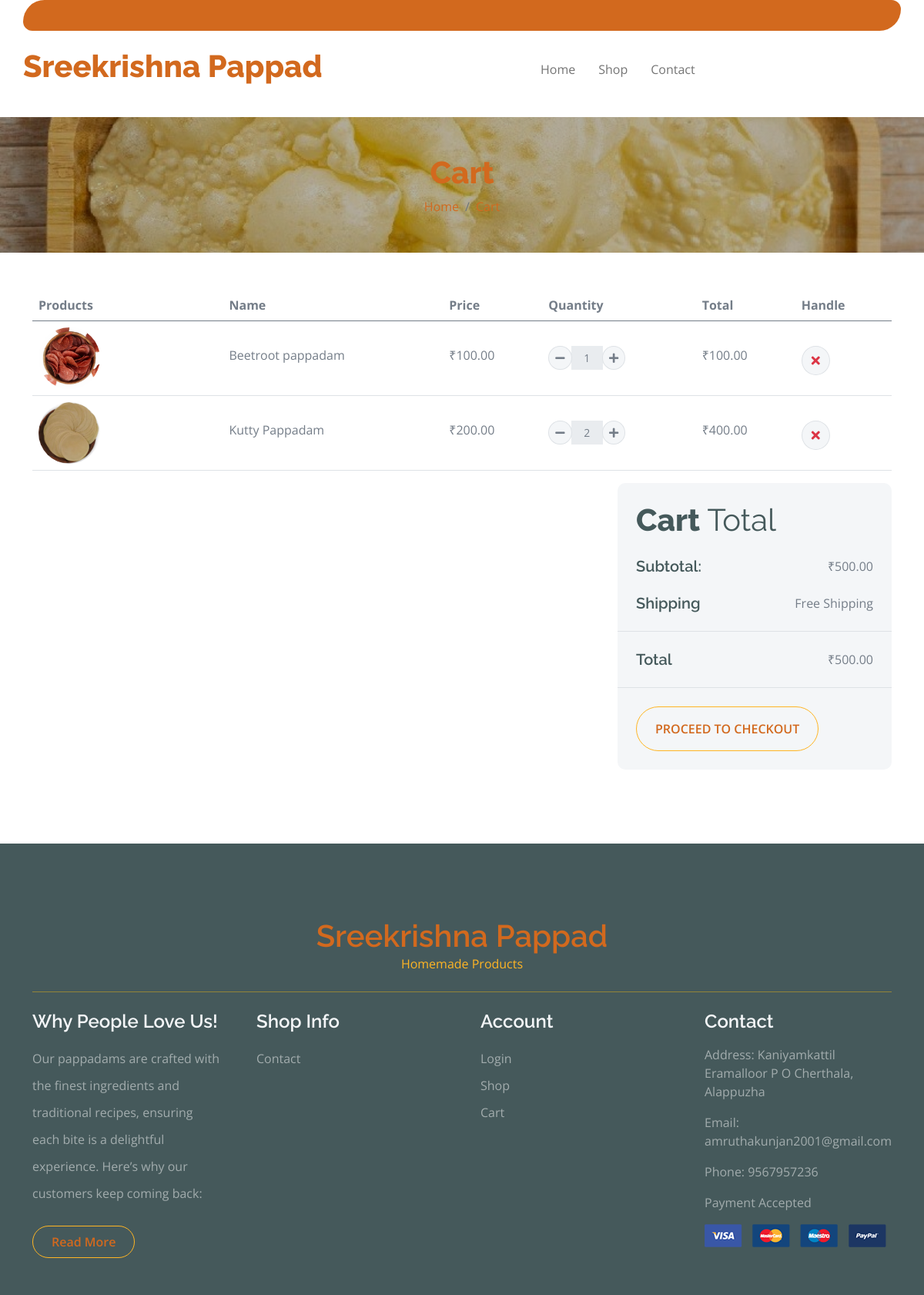
Screenshot of /cart/ (signed in) with the database file from the repository.
### myapp/models.py (models this page shows, shortened)
class CartItem(models.Model):
    user = models.ForeignKey(User, on_delete=models.CASCADE, related_name='cart_items')
    product = models.ForeignKey(Product, on_delete=models.CASCADE)
    quantity = models.PositiveIntegerField(default=1)
    added_on = models.DateTimeField(auto_now_add=True)

class Product(models.Model):
    CATEGORY_CHOICES = [
        ('masala pappad', 'Masala Pappad'),
        ('pepper pappad', 'Pepper Pappad'),
        ('mini pappad', 'Mini Pappad'),
        ('pappad', 'Pappad'),
        ('beetroot pappad', 'Beetroot Pappad'),
        ('all', 'All')
    ]
    category = models.CharField(max_length=20, choices=CATEGORY_CHOICES)
    name = models.CharField(max_length=200)
    description = models.TextField()
    price = models.DecimalField(max_digits=10, decimal_places=2)
    stock = models.PositiveIntegerField()
    image = models.ImageField(upload_to='product_images/', blank=True, null=True)
    created_at = models.DateTimeField(auto_now_add=True)
    updated_at = models.DateTimeField(auto_now=True)
    is_active = models.BooleanField(default=True)
    is_deleted = models.BooleanField(default=False)

### myapp/views.py (the view, shortened to what this page needs)
# urls.py: path('cart/', views.cart_detail, name='cart'),
def cart_detail(request):
    if not request.user.is_authenticated:
        messages.info(request, "Please log in to view your cart.")
        return redirect('login')
    cart_items = CartItem.objects.filter(user=request.user).select_related('product')
    if not cart_items:
        return render(request, 'cart.html', {'empty_cart': True})
    item_totals = []
    total_amount = 0
    for item in cart_items:
        total_price = item.product.price * item.quantity
        item_totals.append({'item': item, 'total_price': total_price})
        total_amount += total_price
    return render(request, 'cart.html', {'item_totals': item_totals, 'total_amount': total_amount})

### template/cart.html (shortened to what this page needs)
{% load static %}
<!DOCTYPE html>
<html lang="en">
    <head>
        <link rel="stylesheet" href="https://use.fontawesome.com/releases/v5.15.4/css/all.css"/>
        <link href="https://cdn.jsdelivr.net/npm/bootstrap-icons@1.4.1/font/bootstrap-icons.css" rel="stylesheet">
        <link href="{% static 'lib/lightbox/css/lightbox.min.css' %}" rel="stylesheet">
        <link href="{% static 'lib/owlcarousel/assets/owl.carousel.min.css' %}" rel="stylesheet">
        <link href="{% static 'css/bootstrap.css' %}" rel="stylesheet">
        <link href="{% static 'css/style.css' %}" rel="stylesheet">
    </head>
    <body>
        <div class="container-fluid fixed-top">
            <div class="container topbar bg-primary d-none d-lg-block">
            </div>
            <div class="container px-0">
                <nav class="navbar navbar-light bg-white navbar-expand-xl">
                    <a href="{% url 'index' %}" class="navbar-brand"><h1 class="text-primary display-6">Sreekrishna Pappad</h1></a>
                    <div class="collapse navbar-collapse bg-white" id="navbarCollapse">
                        <div class="navbar-nav mx-auto">
                            <a href="{% url 'index' %}" class="nav-item nav-link">Home</a>
                            <a href="{% url 'shop' %}" class="nav-item nav-link">Shop</a>
                            <a href="{% url 'contact' %}" class="nav-item nav-link">Contact</a>
                        </div>
                    </div>
                </nav>
            </div>
        </div>
        <div class="container-fluid page-header py-5">
            <h1 class="text-center text-white display-6">Cart</h1>
            <ol class="breadcrumb justify-content-center mb-0">
                <li class="breadcrumb-item"><a href="#">Home</a></li>
                <li class="breadcrumb-item active text-white">Cart</li>
            </ol>
        </div>
        <div class="container py-5">
            {% if empty_cart %}
                <div class="empty-cart-message">
                    <h2 class="text-center">Your cart is empty.</h2>
                    <p class="text-center">
                        <a class="btn btn-light me-3 mb-3" href="{% url 'shop' %}">
                            Start shopping and add items to your cart.
                        </a>
                    </p>
                </div>
            {% else %}
                <div class="table-responsive">
                    <table class="table">
                        <thead>
                          <tr>
                            <th scope="col">Products</th>
                            <th scope="col">Name</th>
                            <th scope="col">Price</th>
                            <th scope="col">Quantity</th>
                            <th scope="col">Total</th>
                            <th scope="col">Handle</th>
                          </tr>
                        </thead>
                        <tbody>
                            {% for i in item_totals %}
                            <tr>
                                <th scope="row">
                                    <div class="d-flex align-items-center">
                                        <img src="{{ i.item.product.image.url }}" class="img-fluid me-5 rounded-circle" style="width: 80px; height: 80px;" alt="">
                                    </div>
                                </th>
                                <td>
                                    <p class="mb-0 mt-4">{{ i.item.product.name }}</p>
                                </td>
                                <td>
                                    <p class="mb-0 mt-4">₹{{ i.item.product.price }}</p>
                                </td>
                                <td>
                                    <form method="post" action="{% url 'cart' %}">
                                        <div class="input-group quantity mt-4" style="width: 100px;">
                                            <div class="input-group-btn">
                                                <button type="button" class="btn btn-sm btn-minus rounded-circle bg-light border" onclick="updateQuantity(this, -1)">
                                                    <i class="fa fa-minus"></i>
                                                </button>
                                            </div>
                                            <input type="text" name="quantity" class="form-control form-control-sm text-center border-0" value="{{ i.item.quantity }}" readonly>
                                            <div class="input-group-btn">
                                                <button type="button" class="btn btn-sm btn-plus rounded-circle bg-light border" onclick="updateQuantity(this, 1)">
                                                    <i class="fa fa-plus"></i>
                                                </button>
                                            </div>
                                        </div>
                                    </form>
                                </td>
                                <td>
                                    <p class="mb-0 mt-4">₹{{ i.total_price }}</p>
                                </td>
                                <td>
                                    <a href="{% url 'remove_from_cart' i.item.product.id %}">
                                        <button type="button" class="btn btn-md rounded-circle bg-light border mt-4">
                                            <i class="fa fa-times text-danger"></i>
                                        </button>
                                    </a>
                                </td>
                            </tr>
                            {% endfor %}
                        </tbody>
                    </table>
                </div>
                <div class="row g-4 justify-content-end">
                    <div class="col-8"></div>
                    <div class="col-sm-8 col-md-7 col-lg-6 col-xl-4">
                        <div class="bg-light rounded">
                            <div class="p-4">
                                <h1 class="display-6 mb-4">Cart <span class="fw-normal">Total</span></h1>
                                <div class="d-flex justify-content-between mb-4">
                                    <h5 class="mb-0 me-4">Subtotal:</h5>
                                    <p class="mb-0">₹{{total_amount}}</p>
                                </div>
                                <div class="d-flex justify-content-between">
                                    <h5 class="mb-0 me-4">Shipping</h5>
                                    <div class="">
                                        <p class="mb-0">Free Shipping</p>
                                    </div>
                                </div>
                            </div>
                            <div class="py-4 mb-4 border-top border-bottom d-flex justify-content-between">
                                <h5 class="mb-0 ps-4 me-4">Total</h5>
                                <p class="mb-0 pe-4">₹{{total_amount}}</p>
                            </div>
                            <a  class="btn border-secondary rounded-pill px-4 py-3 text-primary text-uppercase mb-4 ms-4" href="{% url 'checkout' %}" type="button">Proceed to Checkout</a>
                        </div>
                    </div>
                </div>
                {% endif %}
            </div>
        <div class="container-fluid bg-dark text-white-50 footer pt-5 mt-5">
            <div class="container py-5">
                <div class="pb-4 mb-4" style="border-bottom: 1px solid rgba(226, 175, 24, 0.5) ;">
                    <div class="row g-4">
                        <div class="d-flex justify-content-center align-items-center flex-column">
                            <a href="#" class="text-center">
                                <h1 class="text-primary mb-0">Sreekrishna Pappad</h1>
                                <p class="text-secondary mb-0">Homemade Products</p>
                            </a>
                        </div>
                    </div>
                </div>
                <div class="row g-5">
                    <div class="col-lg-3 col-md-6">
                        <div class="footer-item">
                            <h4 class="text-light mb-3">Why People Love Us!</h4>
                            <p class="mb-4 short-description">
                                Our pappadams are crafted with the finest ingredients and traditional recipes, ensuring each bite is a delightful experience. Here’s why our customers keep coming back:
                            </p>
                            <a href="#" class="btn border-secondary py-2 px-4 rounded-pill text-primary" onclick="toggleDescription(event)">Read More</a>
                        </div>
                    </div>
                    <div class="col-lg-3 col-md-6">
                        <div class="d-flex flex-column text-start footer-item">
                            <h4 class="text-light mb-3">Shop Info</h4>
                            <a href="{% url 'contact' %}" class="btn-link">Contact</a>
                        </div>
                    </div>
                    <div class="col-lg-3 col-md-6">
                        <div class="d-flex flex-column text-start footer-item">
                            <h4 class="text-light mb-3">Account</h4>
                            <a href="{% url 'login' %}" class="btn-link">Login</a>
                            <a href="{% url 'shop' %}" class="btn-link">Shop</a>
                            <a href="{% url 'cart' %}" class="btn-link">Cart</a>
                        </div>
                    </div>
                    <div class="col-lg-3 col-md-6">
                        <div class="footer-item">
                            <h4 class="text-light mb-3">Contact</h4>
                            <p>Address: Kaniyamkattil Eramalloor P O Cherthala, Alappuzha</p>
                            <p>Email: amruthakunjan2001@gmail.com</p>
                            <p>Phone: 9567957236</p>
                            <p>Payment Accepted</p>
                            <img src="{% static 'img/payment.png' %}" class="img-fluid" alt="">
                        </div>
                    </div>
                </div>
            </div>
        </div>
    </body>
</html>

### static/css/style.css (style rules this page uses)
.btn { font-weight: 600; transition: .5s; }
.btn.border-secondary { transition: 0.5s; }
.fixed-top { transition: 0.5s; background: var(--bs-white); border: 0; }
.topbar { padding: 20px; border-radius: 230px 100px; }
.navbar .navbar-nav .nav-link { padding: 10px 15px; font-size: 16px; transition: .5s; }
.navbar { height: 100px; border-bottom: 1px solid rgba(255, 255, 255, .1); }
.page-header { position: relative; background: linear-gradient(rgba(0, 0, 0, 0.3), rgba(0, 0, 0, 0.3)), url(../img/cart-page-header-img.jpg); background-position: center center; background-repeat: no-repeat; background-size: cover; }
@media (min-width: 992px) { .hero-header, .page-header { margin-top: 152px !important; } }
.footer .footer-item .btn-link { line-height: 35px; color: rgba(255, 255, 255, .5); transition: 0.5s; }
.footer .footer-item p.mb-4 { line-height: 35px; }

### rows the page displays
CartItem: item.product.image (picture), item.product.name "Beetroot pappadam", item.product.price "100.00", quantity "1", total_price "100.00"
CartItem: item.product.image (picture), item.product.name "Kutty Pappadam", item.product.price "200.00", quantity "2", total_price "400.00"

### other values shown
{{ total_amount }} "500.00"
